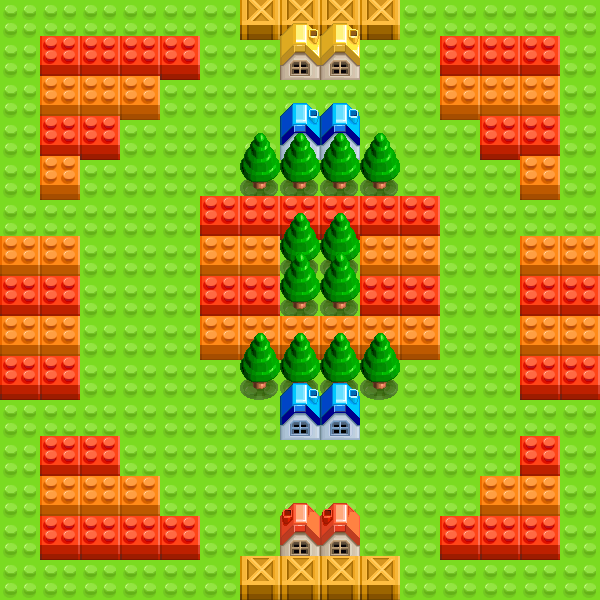

Below is a game level as drawn by its tile map, then a one-line description and the .tmx that defines it (tile-layer data replaced by summaries):
An orthogonal 15x15 tile map with 40x40 px tiles, 4 tile layers (layer, barrier, barrier0, collid) and 2 objects (player2, player1).

<map version="1.5" tiledversion="1.5.0" orientation="orthogonal" renderorder="right-down" width="15" height="15" tilewidth="40" tileheight="40" infinite="0" nextlayerid="7" nextobjectid="6">
 <editorsettings>
  <chunksize width="40" height="40" />
 </editorsettings>
 <tileset firstgid="1" source="map.tsx" />
 <layer id="1" name="layer" width="15" height="15">
  <data>[225 cells, 225 non-empty, 1 distinct tile ids]</data>
 </layer>
 <layer id="2" name="barrier" width="15" height="15" locked="1">
  <data>[225 cells, 100 non-empty, 9 distinct tile ids]</data>
 </layer>
 <layer id="5" name="barrier0" width="15" height="15" opacity="0">
  <data>[225 cells, 100 non-empty, 9 distinct tile ids]</data>
 </layer>
 <layer id="4" name="collid" width="15" height="15" opacity="0">
  <data>[225 cells, 98 non-empty, 1 distinct tile ids]</data>
 </layer>
 <objectgroup id="3" name="ren">
  <object id="4" name="player2" x="360" y="80" width="40" height="40" />
  <object id="5" name="player1" x="160" y="400" width="40" height="40" />
 </objectgroup>
</map>